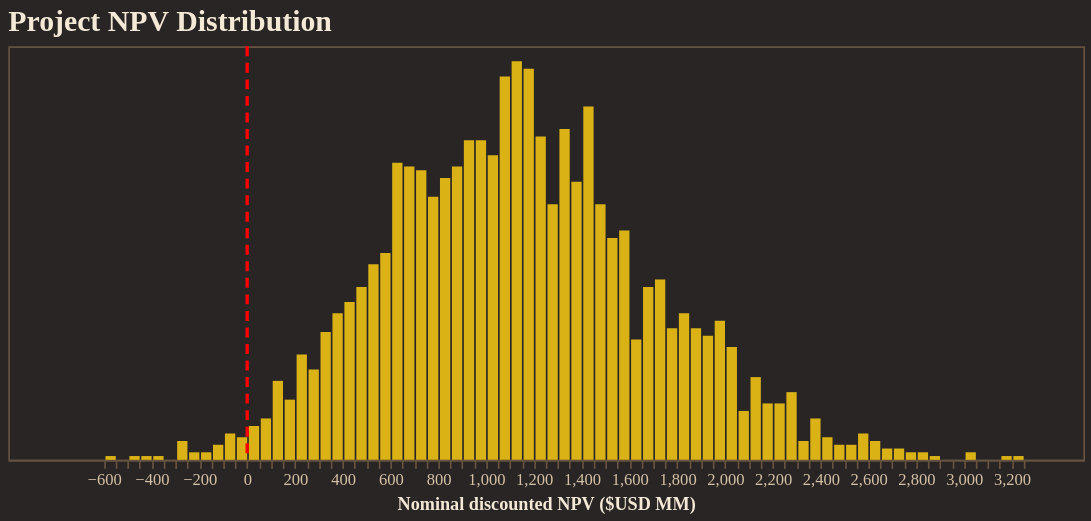

Here is the notebook cell this chart was saved with:
### Code cell
from resgo.plotting.tables import npv_USD
import numpy as np
import pandas as pd

npv = npv_USD(
    simpack,
    nominal=True,
    discounted=True,
    success_only=False,
)
npv_usd = npv.to_numpy().ravel()
npv_df = pd.DataFrame({"npv_usd_mm": npv_usd / 1e6})

histogram = (
    alt.Chart(npv_df)
    .mark_bar(color="#FACC15", opacity=0.85)
    .encode(
        x=alt.X(
            "npv_usd_mm:Q",
            bin=alt.Bin(maxbins=100),
            title="Nominal discounted NPV ($USD MM)",
        ),
        y=alt.Y("count():Q", axis=None),
        tooltip=[alt.Tooltip("count():Q", title="Count")],
    )
    .properties(
        width=650,
        height=250,
        title="Project NPV Distribution",
    )
)

break_even = (
    alt.Chart(pd.DataFrame({"npv_usd_mm": [0]}))
    .mark_rule(color="red", strokeDash=[6, 4], strokeWidth=2)
    .encode(x="npv_usd_mm:Q")
)

fig = alt.layer(histogram, break_even)
fig.show()

### Figure 1 — Vega-Lite specification as saved in the notebook (floating-point values rounded to 4 significant figures; data arrays with more than 128 entries replaced by an {"elided": "..."} marker saying what was removed)
{"config": {"background": "#292524", "view": {"fill": "#292524", "stroke": "#665340"}, "title": {"color": "#f4e9d7", "font": "Merriweather", "fontSize": 18, "fontWeight": 600, "subtitleColor": "#d5c2a6", "anchor": "start"}, "axis": {"domainColor": "#665340", "gridColor": "#665340", "tickColor": "#665340", "labelColor": "#d5c2a6", "titleColor": "#f4e9d7", "labelFont": "Merriweather", "titleFont": "Merriweather"}, "legend": {"titleColor": "#f4e9d7", "labelColor": "#d5c2a6", "labelFont": "Merriweather", "titleFont": "Merriweather", "orient": "top-right", "symbolType": "circle"}, "header": {"labelColor": "#d5c2a6", "titleColor": "#f4e9d7", "labelFont": "Merriweather", "titleFont": "Merriweather"}, "mark": {"color": "#c78d3b"}, "line": {"color": "#c78d3b"}, "bar": {"color": "#c78d3b"}, "point": {"color": "#ddb06d"}, "area": {"color": "#c78d3b", "opacity": 0.35}, "text": {"color": "#f4e9d7", "font": "Merriweather"}, "range": {"category": ["#5DA5DA", "#F28E2B", "#59C36A", "#E15759", "#B07AA1", "#4ECDC4", "#FF9DA7", "#EDC948"]}}, "layer": [{"data": {"name": "data-4221751335e811487ec2f84f577a7f23"}, "mark": {"type": "bar", "color": "#FACC15", "opacity": 0.85}, "encoding": {"tooltip": [{"aggregate": "count", "title": "Count", "type": "quantitative"}], "x": {"bin": {"maxbins": 100}, "field": "npv_usd_mm", "title": "Nominal discounted NPV ($USD MM)", "type": "quantitative"}, "y": {"aggregate": "count", "axis": null, "type": "quantitative"}}, "title": "Project NPV Distribution"}, {"data": {"name": "data-83a0ef6621ce3be6c7bd66d40cf7fe67"}, "mark": {"type": "rule", "color": "red", "strokeDash": [6, 4], "strokeWidth": 2}, "encoding": {"x": {"field": "npv_usd_mm", "type": "quantitative"}}}], "height": 250, "width": 650, "$schema": "https://vega.github.io/schema/vega-lite/v5.20.1.json", "datasets": {"data-4221751335e811487ec2f84f577a7f23": {"elided": "2500 records"}, "data-83a0ef6621ce3be6c7bd66d40cf7fe67": [{"npv_usd_mm": 0}]}}
